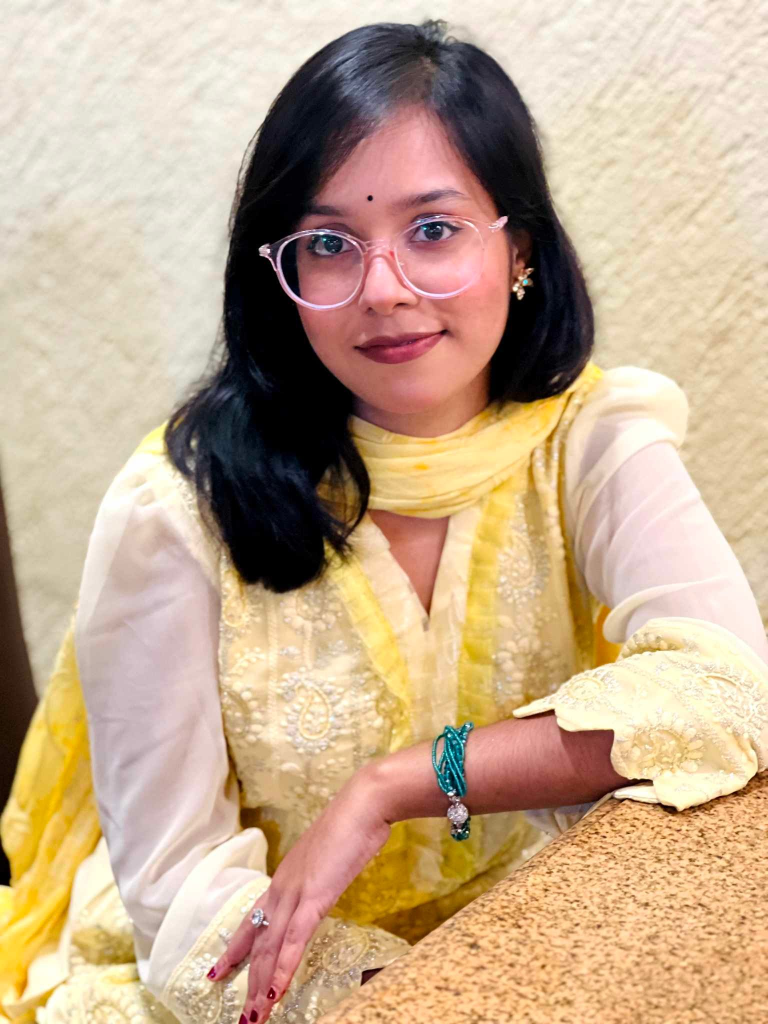
%> input picture Dip_Ass3/Jmbo.jpg, 1536 x 2048 px (shown at 1/2 size)
$ octave A2_190104027_Ass3.m   (GNU Octave 9; MATLAB toolbox functions it lacks are replaced by stand-ins)
%> lines starting %> are read from the running program, lines starting %| are printed output that depends on the picture
I=imread('Jmbo.jpg');
%> I is the input picture: size 2048x1536x3 uint8; mean R, G, B 197.5, 171, 142.8
I=imresize(I,[600,600]);
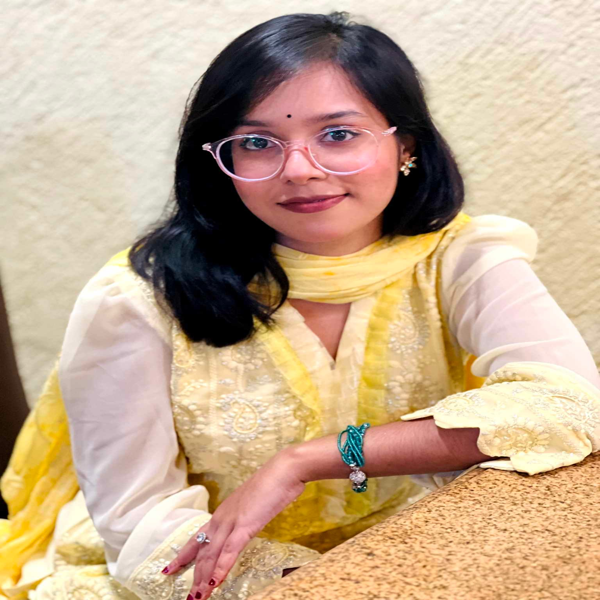
%> I: size 600x600x3 uint8; mean R, G, B 197.5, 171, 142.8
I=rgb2gray(I);
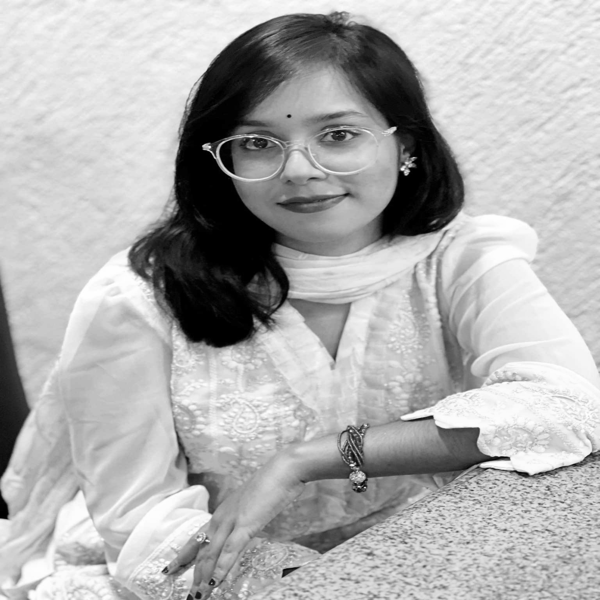
%> I: size 600x600 uint8; min 0, max 255, mean 175.7


P = padarray(I, [5 5]);
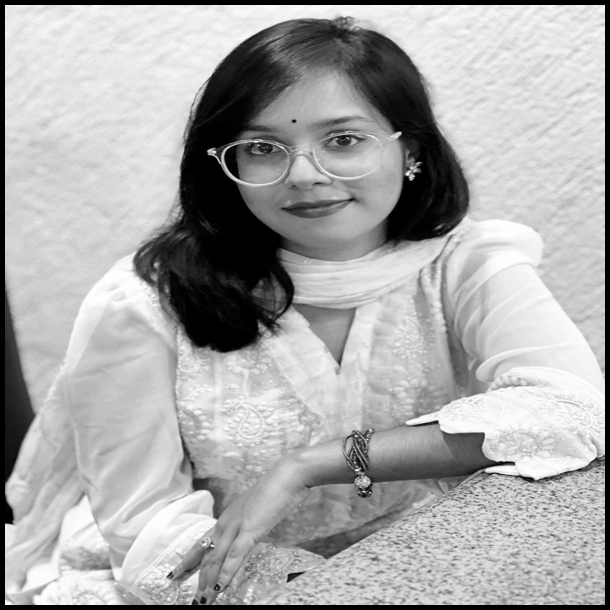
%> P: size 610x610 uint8; min 0, max 255, mean 170
[row, col] = size(P);
%> row = 610; col = 610


X = -5:5;
Y = -5:5;
X2 = X.^2;
Y2 = Y.^2;
sigma = input('Please Enter the sigma value for blurring : ');
%> the answer given: 2

var = sigma^2;
filter = zeros(11);
for i = 1:11
    for j = 1:11
        filter(i, j) = (1 / (2 * pi * var))*exp(-(X(j)^2 + Y(i)^2) / (2 * var));
    end
end
filter = filter / sum(filter(:));

for i = 6:row-5
    for j = 6:col-5
        N = double(P(i-5:i+5, j-5:j+5));
        t = N .* filter;
        P(i, j) = sum(t(:));
    end
end
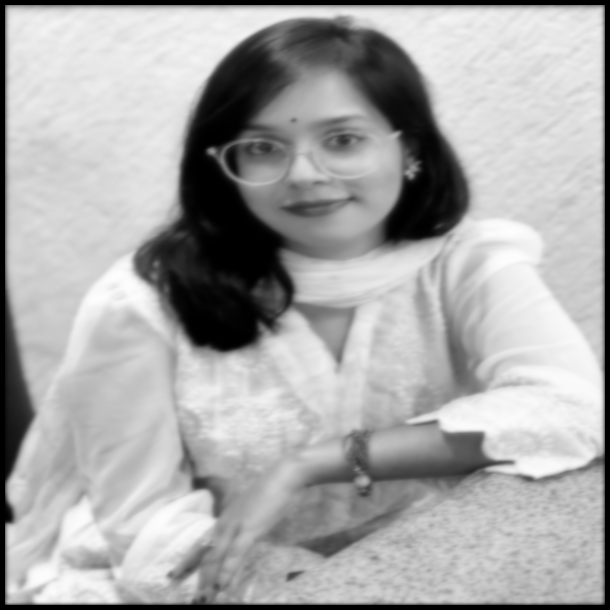
%> P: size 610x610 uint8; min 0, max 253, mean 168.5

O= P;
Owb =P(6:end-5, 6:end-5);
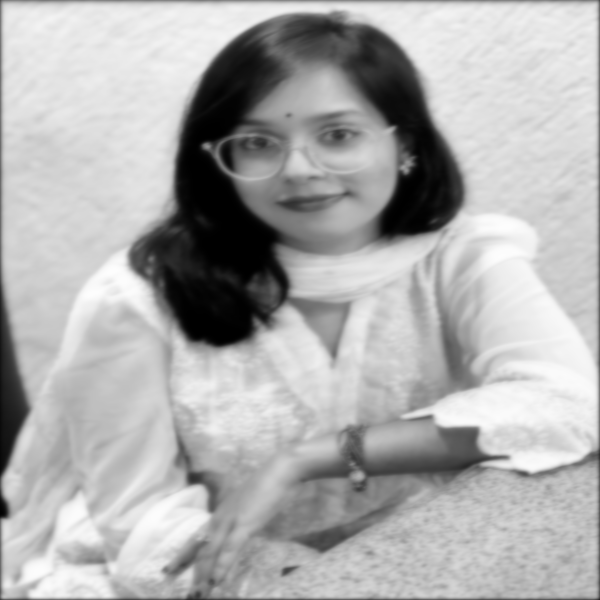
%> Owb: size 600x600 uint8; min 0, max 253, mean 174.1
Owb = uint8(Owb);

figure;
imshow(I);

figure;
subplot(1,2,1);
imshow(O);
title('Blur Image With border padding ');

subplot(1,2,2);
imshow(Owb);
title('Blur Image Without border padding ');
